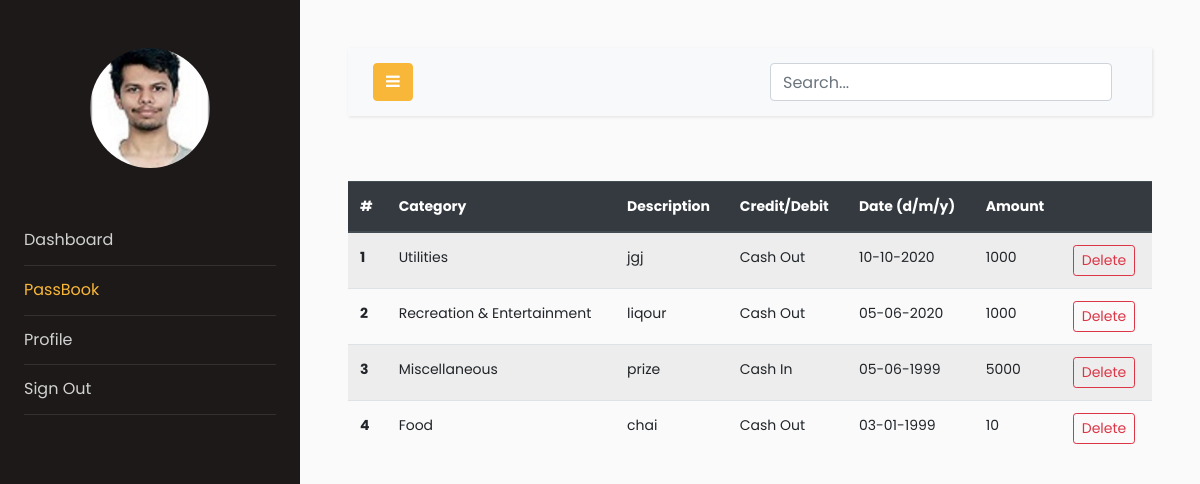
The page /passbook (signed in) on the database its author committed.
### models.py (models this page shows, shortened)
class Users(db.Model, UserMixin):
    __tablename__ = "users"
    id = db.Column(db.Integer, primary_key=True)
    email = db.Column(db.String(64), unique=True, index=True)
    name = db.Column(db.String(64))
    pasword_hash = db.Column(db.String(128))
    income = db.Column(db.Integer)
    budget = db.Column(db.Integer)
    profile_image = db.Column(db.String(128), nullable=False, default='default_profile.png')
    trans = db.relationship('Transactions', backref='User', lazy='dynamic')

class Transactions(db.Model):
    __searchable__ = ['description','cat','amount','date']
    users = db.relationship(Users)
    id = db.Column(db.Integer, primary_key=True)
    cashFlow = db.Column(db.Integer)
    amount = db.Column(db.Integer)
    description = db.Column(db.String(64))
    cat = db.Column(db.String(64))
    date = db.Column(db.DateTime)
    userId = db.Column(db.Integer, db.ForeignKey('users.id'), nullable=False)

### app.py (the view)
@app.route("/passbook", methods=["GET", "POST"])
@login_required
def passbook():
    uid = current_user.id
    trans_data = Transactions.query.filter_by(userId=uid).order_by(
        Transactions.date.desc()
    )
    return render_template("passbook.html", trans_data=trans_data)

### models.py (called while the page is built)
@login_manager.user_loader
def load_user(user_id):
    return Users.query.get(user_id)

### templates/passbook.html (shortened to what this page needs)
<!doctype html>
<html lang="en">
<head>
    <link rel="stylesheet" href="https://stackpath.bootstrapcdn.com/font-awesome/4.7.0/css/font-awesome.min.css">
<link rel="stylesheet" href="{{ url_for('static', filename='css1/style.css') }}">
</head>
<body>
    <div class="wrapper d-flex align-items-stretch">
        <nav id="sidebar">
            <div class="p-4 pt-5">
                <a href="#" class="img logo rounded-circle mb-5" style="background-image: url({{url_for('static',filename='profile_pics/'+current_user.profile_image)}})"></a>
                <ul class="list-unstyled components mb-5">
                    <li>
                        <a href="{{url_for('dashboard')}}">Dashboard</a>
                    </li>
                    <li class="active">
                        <a href="{{url_for('passbook')}}">PassBook</a>
                    </li>
                    <li>
                        <a href="{{url_for('profile')}}">Profile</a>
                    </li>
                    <li>
                        <a href="{{url_for('logout')}}">Sign Out</a>
                    </li>
                </ul>
            </div>
        </nav>
        <div id="content" class="p-4 p-md-5">
            <nav class="navbar navbar-expand-lg navbar-light bg-light">
                <div class="container-fluid">
                    <button type="button" id="sidebarCollapse" class="btn btn-primary">
                        <i class="fa fa-bars"></i>
                    </button>
                    <form action="search" , method="GET">
                        <div class="container h-50">
                            <div class="d-flex justify-content-center h-100">
                                <input type="search" class="form-control ds-input" id="search-input" name="query" placeholder="Search..." aria-label="Search for..."
                                    autocomplete="off" data-docs-version="4.5" spellcheck="false" role="combobox" aria-autocomplete="list"
                                    aria-expanded="false" aria-owns="algolia-autocomplete-listbox-0" dir="auto"
                                    style="position: relative; vertical-align: top;">
                            </div>
                        </div>
                    </form>
                </div>
            </nav>
            <br>
            <table class="table table-striped">
                <thead class="thead-dark">
                    <tr>
                        <th scope="col">#</th>
                        <th scope="col">Category</th>
                        <th scope="col">Description</th>
                        <th scope="col">Credit/Debit</th>
                        <th scope="col">Date (d/m/y)</th>
                        <th scope="col">Amount</th>
                        <th scope="col"></th>
                    </tr>
                </thead>
                <tbody>
                    {%for r in trans_data%}
                    <tr>
                        <th scope="row">{{loop.index0 + 1}}</th>
                        <td>{{r.cat}}</td>
                        <td>{{r.description}}</td>
                        {%if r.cashFlow == 1 %}
                        <td>Cash In</td>
                        {%else%}
                        <td>Cash Out</td>
                        {%endif%}
                        <td>{{r.date.strftime('%d-%m-%Y')}}</td>
                        <td>{{r.amount}}</td>
                        <td><button type="button" class="btn btn-outline-danger btn-sm" data-toggle="modal" data-target="#del">
                            Delete
                        </button></td>
                    </tr>
                    {%endfor%}
                </tbody>
            </table>
        </div>
    </div>
</body>
</html>

### rows shown on the page
Users: profile_image (picture)
Transactions: cat "Utilities", description "jgj", cashFlow "Cash Out", date "10-10-2020", amount "1000"
Transactions: cat "Recreation & Entertainment", description "liqour", cashFlow "Cash Out", date "05-06-2020", amount "1000"
Transactions: cat "Miscellaneous", description "prize", cashFlow "Cash In", date "05-06-1999", amount "5000"
Transactions: cat "Food", description "chai", cashFlow "Cash Out", date "03-01-1999", amount "10"
